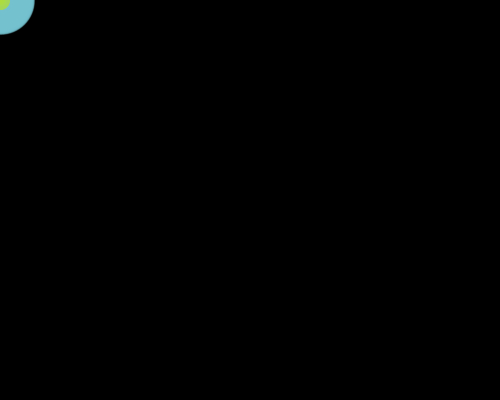
Frame 1 (no input)
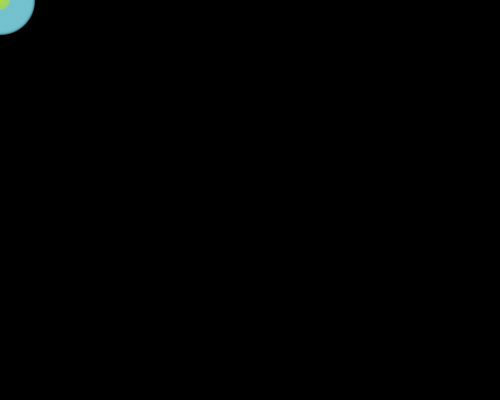
Frame 60 (the mouse pressed at the canvas centre just before this capture)
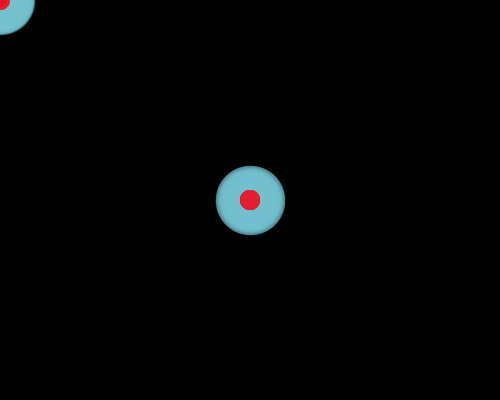
Frame 120 (the mouse held since frame 60 and released just before this capture)

The Processing sketch that drew these frames (run headless with seeded random() and noise(); from frame 60 on, the mouse is pressed at the canvas centre):

// Processing sketch: processing_35814
// ── processing_35814.pde




int [] easing=new int [1];
int num = 200;
int x[] = new int [num];
int y[] = new int [num];



void setup(){
  size (500,400);
  background(255);
  smooth();
  strokeWeight(0.3);  
 
 noCursor();
}
void draw(){
 background (0);


//strokeWeight(0.3);
  for (int i = x.length -1; i>0; i--){
    x [i] = x[i-1];
    y [i] = y[i-1];
    
  }
  
  x[0] = mouseX;
  y[0] = mouseY;


for (int i = 0; i < x.length; i++) {
float r = random(50);
strokeWeight(r);
float offset = r * 5.0; 
 fill (174,221,60,r);
     stroke(116, 193,206,r); 
     
     
if (mousePressed == true) {
fill(238,16,36); 
} else {
fill(174,221,60,r); // Black
} 

/*float targetX = mouseX;
float targetY = mouseY;
float x = 0;
float y = 0;
x += (targetX - x) * easing;
y += (targetY - y) * easing;
fill(153);
ellipse(mouseX, mouseY, 20, 20);
fill(255);
ellipse(targetX,targetY, 40, 40);*/


    ellipse(x[i],y[i],20,20);

    


}
    
}
  
  
  
